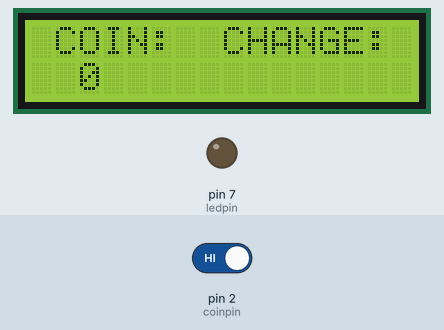
This sketch was run on a simulated Arduino Uno, built with avr-gcc and run on an emulated ATmega328P. Parts: 16×2 character LCD, output pins drawn as LEDs (lit = HIGH). The test bench sets the inputs (shaded band); at power-on: pin 2 (coinpin) HIGH.

Above: at 1.2 s.
1.3 s: pin 2 (coinpin) driven LOW
At 2.8 s:
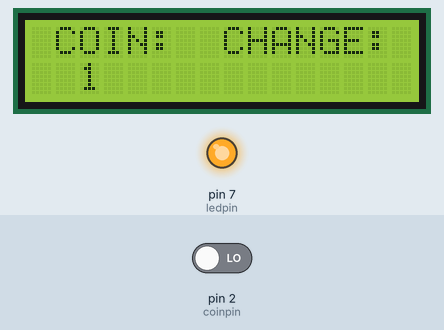
Timing chart, 0 to 4.3 s (numbered marks = the images above; inputs shaded):
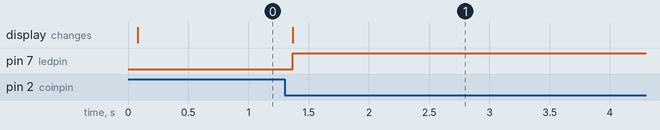

Measured:
- after the input at 1.3 s, pin 7 (ledpin): LOW → HIGH after 0.07 s; the display: changes after 0.07 s (image 1)

The sketch:

sample1.ino
```cpp
#include <LiquidCrystal_I2C.h>
LiquidCrystal_I2C lcd(0x27,16,2);

const int coinpin = 2;
const int ledpin = 7;
int coins = 0;

volatile int pulse = 0;

boolean bInserted = false;

void setup() {
  // put your setup code here, to run once:
  Serial.begin(9600);
  attachInterrupt(0,coinInserted,FALLING);
  pinMode(ledpin,OUTPUT);
}

void loop() {
  // put your main code here, to run repeatedly:
  if(bInserted)
  {
    bInserted = false;
    digitalWrite(ledpin,HIGH);
  }
  lcd.begin(16,2);
  lcd.backlight();
  lcd.setCursor(0,0);
  lcd.print(" COIN:  CHANGE:");
  lcd.setCursor(2,1);
  lcd.print(coins);
}

void coinInserted()
{
  coins += 1;
  bInserted = true;
}
```
